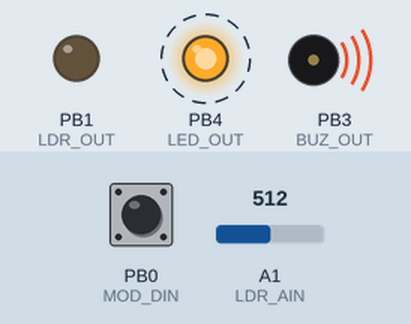
Bench run of a sketch on a simulated ATtiny85, built with avr-gcc and run on an emulated ATtiny85. Parts: output pins drawn as LEDs (lit = HIGH), buzzer (waves = sounding, pin HIGH). Dashed ring = blinking. The inputs (shaded band) are chosen by the test bench; at power-on: A1 (LDR_AIN) = 512, PB0 (MOD_DIN) HIGH. Sleep ends after the set time or at an interrupt.

Above: at 0.1 s.
At 1.3 s:
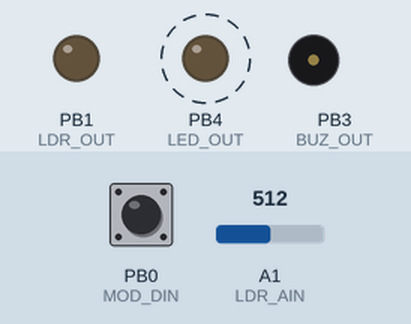
1.4 s: A1 (LDR_AIN) set to 753
5.4 s: A1 (LDR_AIN) set to 776
At 5.4 s:
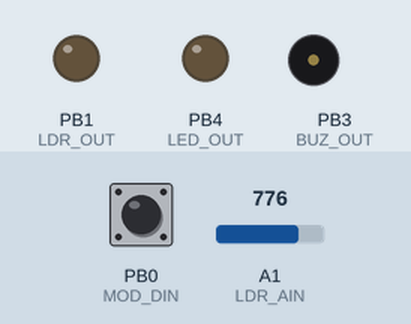
Timing chart, 0 to 8.4 s (numbered marks = the images above; inputs shaded):
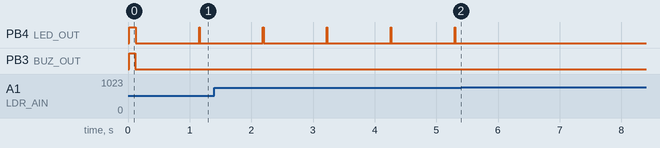

Measured:
- the behaviour switches between 767 and 768 on A1 (LDR_AIN) (found by bisection; images 1 and 2)
- after the input at 5.4 s, PB4 (LED_OUT): stops changing and stays LOW
- by itself, PB4 (LED_OUT): alternates HIGH for 0.01 s and LOW for 1.0 s

The sketch:

FridgeAlarm.ino
```cpp
// (licence header left out)
#include <avr/io.h>
#include <avr/sleep.h>    // Sleep Modes
#include <avr/power.h>    // Power management
#include <avr/wdt.h>      // Watchdog timer

typedef unsigned char  U8;
typedef unsigned short U16;
typedef unsigned long  U32;

#define MOD_DIN  0
#define LDR_OUT  1
#define LDR_AIN  A1
#define BUZ_OUT  3
#define LED_OUT  4

#define ACTIV_TEMP_SENSOR  0
#define ACTIV_TEST_MODE    0

#define TEMP_OFFSET    4
#define TEMP_MIN       2
#define TEMP_MAX       8
#define LDR_THRESHOLD  768

// -----------------------------------------------------------//
// ------- Global  -------------------------------------------//
// -----------------------------------------------------------//

#if ACTIV_TEMP_SENSOR == 1
  byte Initial_ADCSRA_Value;
  byte Initial_ADMUX_Value;
  signed short Temp_Value;
#endif

bool Current_Mode;

// -----------------------------------------------------------//
// ------- Watchdog / Sleep ----------------------------------//
// -----------------------------------------------------------//

enum
{
  WDT_16_MS  =  0b000000,
  WDT_32_MS  =  0b000001,
  WDT_64_MS  =  0b000010,
  WDT_128_MS =  0b000011,
  WDT_256_MS =  0b000100,
  WDT_512_MS =  0b000101,
  WDT_1_SEC  =  0b000110,
  WDT_2_SEC  =  0b000111,
  WDT_4_SEC  =  0b100000,
  WDT_8_SEC  =  0b100001,
};  // end of WDT intervals enum

// WDG sleep
void WDG_Sleep(const byte interval)
{
  noInterrupts();

  // .......
  // preparing the WDG

  // clear various "reset" flags
  MCUSR = 0;
  // allow changes, disable reset
  WDTCR = _BV (WDCE) | _BV (WDE);
  // set interrupt mode and an interval
  WDTCR = _BV (WDIE) | interval;    // set WDIE, and requested delay
  // pat the dog
  wdt_reset();

  // .......
  // entering WDG sleep mode

  // disable ADC to save power
  byte old_ADCSRA = ADCSRA;
  ADCSRA = 0;

  // power off ADC, Timer 0 and 1, serial interface
  power_all_disable ();

  // define strong sleep mode (wake-up only per WDG or some IO)
  set_sleep_mode(SLEEP_MODE_PWR_DOWN);
  sleep_enable();

  // turn off brown-out enable in software
  // this must be done within 4 clock cycles of above
//MCUCR = bit (BODS) | bit (BODSE);  // one cycle more
//MCUCR = bit (BODS);                // one cycle more
  interrupts ();                     // one cycle more
  sleep_cpu ();                      // one cycle more: just entering within 4 clock cycles

  // .......
  // exiting WDG sleep mode

  // cancel sleep as a precaution
  sleep_disable();

  // power everything back on
  power_all_enable ();

  // re-enable ADC conversion
  ADCSRA = old_ADCSRA;
}

// Watchdog Interrupt Service / is executed when watchdog timed out
ISR(WDT_vect)
{
  // disable watchdog
  wdt_disable();
}

// -----------------------------------------------------------//
// ------- Read Sensor ---------------------------------------//
// -----------------------------------------------------------//
#if ACTIV_TEMP_SENSOR == 1
signed short Read_Internal_Temp()
{
  // analogReference( INTERNAL1V1 );
  // ATTiny85 datasheet p140 (17.13.2), p137 (17.12)
  // Configure ADMUX
  ADMUX = B1111;                // Select temperature sensor
  ADMUX &= ~_BV( ADLAR );       // Right-adjust result
  ADMUX |= _BV( REFS1 );                      // Set Ref voltage
  ADMUX &= ~( _BV( REFS0 ) | _BV( REFS2 ) );  // to 1.1V

  // Configure ADCSRA
  ADCSRA = Initial_ADCSRA_Value;            // re-start & enable ADC
  ADCSRA &= ~( _BV( ADATE ) |_BV( ADIE ) ); // Disable autotrigger, Disable Interrupt
  ADCSRA |= _BV(ADEN);                      // Enable ADC
  ADCSRA |= _BV(ADSC);                      // Start first conversion

  // Start & Wait conversion
  ADCSRA |= (1 << ADSC);  //Start temperature conversion
  while (bit_is_set(ADCSRA, ADSC));

  // Read internal temperature
  byte low  = ADCL;
  byte high = ADCH;
  signed short temperature = (high << 8) | low;
  // Convert Kelvin in Â°C + apply offset
  temperature -= 273 + TEMP_OFFSET;

  // restoring register
  ADMUX  = Initial_ADMUX_Value;
  ADCSRA = Initial_ADCSRA_Value;

  // return temperature
  return temperature;
}
#endif //  ACTIV_TEMP_SENSOR

signed short Read_LDR()
{
  // power LDR
  digitalWrite(LDR_OUT, HIGH);
  signed short value = analogRead(LDR_AIN);
#if ACTIV_TEST_MODE == 0
  digitalWrite(LDR_OUT, LOW);
#endif
  return value;
}

// -----------------------------------------------------------//
// ------- LowPower ------------------------------------------//
// -----------------------------------------------------------//

void Low_Power(const byte interval)
{
#if ACTIV_TEST_MODE == 0
  // Set all IO to input "low" (not "pullup") to reduce comsumption
  pinMode(MOD_DIN, INPUT); digitalWrite (MOD_DIN, LOW);
  pinMode(LDR_OUT, INPUT); digitalWrite (LDR_OUT, LOW);
  pinMode(BUZ_OUT, INPUT); digitalWrite (BUZ_OUT, LOW);
  pinMode(LED_OUT, INPUT); digitalWrite (LED_OUT, LOW);

  // sleep / delay
  WDG_Sleep(interval);
#else // ACTIV_TEST_MODE
  delay(1000);
#endif

#if ACTIV_TEMP_SENSOR == 1
  // Read Temperature
  Temp_Value = Read_Internal_Temp();
#endif // ACTIV_TEMP_SENSOR

  // Set IO in operation
  pinMode(MOD_DIN, INPUT_PULLUP);
  pinMode(LDR_OUT, OUTPUT);
  pinMode(BUZ_OUT, OUTPUT);
  pinMode(LED_OUT, OUTPUT);
}

// -----------------------------------------------------------//
// ------- Debug ---------------------------------------------//
// -----------------------------------------------------------//

void DebugPrintLed(unsigned short value)
{
  unsigned short bit_mask = 1 << 15;
  for(int i=0; i<16; ++i, bit_mask >>=1)
  {
    if (value < bit_mask) continue;
    if (value & bit_mask)
    {
      // ONE
      digitalWrite(LED_OUT, HIGH); digitalWrite(BUZ_OUT, HIGH);
      delay(500);
    }
    else
    {
      // ZERO
      digitalWrite(LED_OUT, HIGH); digitalWrite(BUZ_OUT, HIGH);
      delay(100);
      digitalWrite(LED_OUT, LOW);  digitalWrite(BUZ_OUT, LOW);
      delay(300);
      digitalWrite(LED_OUT, HIGH); digitalWrite(BUZ_OUT, HIGH);
      delay(100);
    }
    digitalWrite(LED_OUT, LOW);    digitalWrite(BUZ_OUT, LOW);
    delay(500);
  }
}

// -----------------------------------------------------------//
// ------- Alarm ---------------------------------------------//
// -----------------------------------------------------------//

bool Alarm_Test()
{
  // Check Temperature
#if ACTIV_TEMP_SENSOR == 1
  if (0 == digitalRead(MOD_DIN))
  {
    signed short Temp = Read_Internal_Temp();
    if (Temp < TEMP_MIN || Temp > TEMP_MAX)
    {
      return true;
    }
  }
#endif // ACTIV_TEMP_SENSOR

  // Check LDR
  if (Read_LDR() < LDR_THRESHOLD)
  {
    return true;
  }

  // No Trouble detected
  return false;
}

bool Check_Confirmed()
{
  // Do 10 detections ~ 10 ms
  U8 nb = 0;
  for(U8 loop=0; loop<10; ++loop)
  {
    //delayMicroseconds(1000);
    if (Alarm_Test()) ++nb;
  }

  // Check Threshold
  if (nb > 5)
  {
    return true;
  }

  // No Trouble detected
  return false;
}

bool Alarm_Delay(void)
{
  const bool Mode = (0 == digitalRead(MOD_DIN));
  if (Mode != Current_Mode)
  {
    Current_Mode = Mode;

    // Delay - ~ 5 Minutes
    for(U8 i=0; i<35; ++i)
    {
      // Exit ?
      if (!Check_Confirmed()) return false;

      // Medium Led Flash
      for(U8 j=0; j<2; ++j)
      {
        digitalWrite(LED_OUT, HIGH);
        delay(10);
        digitalWrite(LED_OUT, LOW);

        // Short Nap
        Low_Power(WDT_256_MS);
      }

      // Long Nap of 8s
      Low_Power(WDT_8_SEC);
    }

    // force exit
    return false;
  }
  return true;
}

void Alarm_Sequence(void)
{
  // Slow Flash
  for(U8 i=0; i<20; ++i)
  {
    if (!Check_Confirmed()) return;

    // Led Flash
    digitalWrite(LED_OUT, HIGH);
    delay(10);
    digitalWrite(LED_OUT, LOW);

    // Short Nap
    Low_Power(WDT_1_SEC);

    // Alarm Delay
    if (!Alarm_Delay()) return;
  }

  // Fast Signal
  for(U8 i=0; i<5; ++i)
  {
    if (!Check_Confirmed()) return;

    // Fast Led Flash
    for(U8 j=0; j<4; ++j)
    {
      digitalWrite(LED_OUT, HIGH);
      delay(2);
      digitalWrite(LED_OUT, LOW);

      // Short Nap
      Low_Power(WDT_256_MS);
    }

    // Alarm Delay
    if (!Alarm_Delay()) return;
  }

  // First Alarm Signal
  for(U8 i=0; i<5; ++i)
  {
    if (!Check_Confirmed()) return;

    // Led + Buz Flash
    digitalWrite(LED_OUT, HIGH);
    digitalWrite(BUZ_OUT, HIGH);
    delay(10);
    digitalWrite(LED_OUT, LOW);
    digitalWrite(BUZ_OUT, LOW);

    // Short Nap
    Low_Power(WDT_1_SEC);

    // Alarm Delay
    if (!Alarm_Delay()) return;
  }

  // Second Alarm Signal
  for(U8 i=0; i<20; ++i)
  {
    if (!Check_Confirmed()) return;

    // Led + Buz Flash
    digitalWrite(LED_OUT, HIGH);
    digitalWrite(BUZ_OUT, HIGH);
    delay(10);
    digitalWrite(LED_OUT, LOW);
    delay(90);
    digitalWrite(BUZ_OUT, LOW);

    // Short Nap
    Low_Power(WDT_1_SEC);

    // Alarm Delay
    if (!Alarm_Delay()) return;
  }

  // Thrid Alarm Signal -- no limit
  for(;;)
  {
    if (!Check_Confirmed()) return;

    // Led + Buz Flash
    digitalWrite(LED_OUT, HIGH);
    digitalWrite(BUZ_OUT, HIGH);
    delay(10);
    digitalWrite(LED_OUT, LOW);
    delay(490);
    digitalWrite(BUZ_OUT, LOW);

    // Short Nap
    Low_Power(WDT_1_SEC);

    // Alarm Delay
    if (!Alarm_Delay()) return;
  }
}

// -----------------------------------------------------------//
// ------- Init & Main ---------------------------------------//
// -----------------------------------------------------------//

void setup()
{
#if ACTIV_TEMP_SENSOR == 1
  // Save ADCSRA value
  Initial_ADCSRA_Value = ADCSRA;
  Initial_ADMUX_Value  = ADMUX;
#endif // ACTIV_TEMP_SENSOR

  // Initial Nap
  Low_Power(WDT_16_MS);

  // Test Output
  digitalWrite(LED_OUT, HIGH);
  digitalWrite(BUZ_OUT, HIGH);
  delay(100);
  digitalWrite(LED_OUT, LOW);
  digitalWrite(BUZ_OUT, LOW);
  if (0 == digitalRead(MOD_DIN))
  {
    delay(500);
    digitalWrite(LED_OUT, HIGH);
    digitalWrite(BUZ_OUT, HIGH);
    delay(100);
    digitalWrite(LED_OUT, LOW);
    digitalWrite(BUZ_OUT, LOW);
  }

  // Save Current Mode
  Current_Mode = (0 == digitalRead(MOD_DIN));

  // Test
#if 0
  if (0 == digitalRead(MOD_DIN))
  {
    // Test LDR
    digitalWrite(LDR_OUT, HIGH);
    for(;;)
    {
      signed short value = analogRead(LDR_AIN);
      DebugPrintLed(value);
      delay(2000);
    }
  }
  else
  {
    // Test TEMP
    for(;;)
    {
      DebugPrintLed(Temp_Value);
      Low_Power(WDG_TIME_2048MS);
    }
  }
#endif
}

void loop()
{
  // Alarm Sequence
  Alarm_Sequence();

  // Long Nap of 8s
  Low_Power(WDT_8_SEC);
}
```
